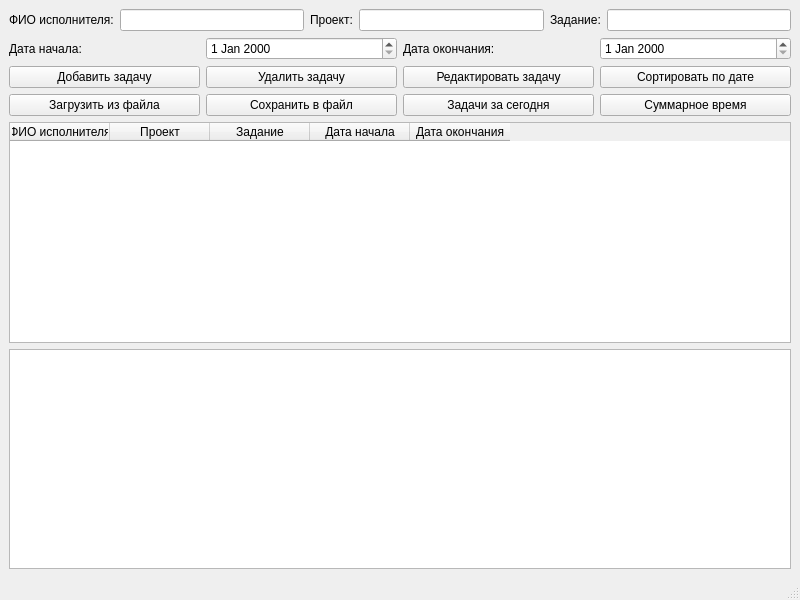
<?xml version="1.0" encoding="UTF-8"?>
<ui version="4.0">
 <class>MainWindow</class>
 <widget class="QMainWindow" name="MainWindow">
  <property name="geometry">
   <rect>
    <x>0</x>
    <y>0</y>
    <width>800</width>
    <height>600</height>
   </rect>
  </property>
  <property name="windowTitle">
   <string>Task Manager</string>
  </property>
  <widget class="QWidget" name="centralwidget">
   <layout class="QVBoxLayout" name="verticalLayout">
    <item>
     <layout class="QHBoxLayout" name="horizontalLayout">
      <item>
       <widget class="QLabel" name="label">
        <property name="text">
         <string>ФИО исполнителя:</string>
        </property>
       </widget>
      </item>
      <item>
       <widget class="QLineEdit" name="executorLineEdit"/>
      </item>
      <item>
       <widget class="QLabel" name="label_2">
        <property name="text">
         <string>Проект:</string>
        </property>
       </widget>
      </item>
      <item>
       <widget class="QLineEdit" name="projectLineEdit"/>
      </item>
      <item>
       <widget class="QLabel" name="label_3">
        <property name="text">
         <string>Задание:</string>
        </property>
       </widget>
      </item>
      <item>
       <widget class="QLineEdit" name="taskLineEdit"/>
      </item>
     </layout>
    </item>
    <item>
     <layout class="QHBoxLayout" name="horizontalLayout_2">
      <item>
       <widget class="QLabel" name="label_4">
        <property name="text">
         <string>Дата начала:</string>
        </property>
       </widget>
      </item>
      <item>
       <widget class="QDateEdit" name="startDateEdit"/>
      </item>
      <item>
       <widget class="QLabel" name="label_5">
        <property name="text">
         <string>Дата окончания:</string>
        </property>
       </widget>
      </item>
      <item>
       <widget class="QDateEdit" name="endDateEdit"/>
      </item>
     </layout>
    </item>
    <item>
     <layout class="QHBoxLayout" name="horizontalLayout_3">
      <item>
       <widget class="QPushButton" name="add_task_button">
        <property name="text">
         <string>Добавить задачу</string>
        </property>
       </widget>
      </item>
      <item>
       <widget class="QPushButton" name="remove_task_button">
        <property name="text">
         <string>Удалить задачу</string>
        </property>
       </widget>
      </item>
      <item>
       <widget class="QPushButton" name="edit_task_button">
        <property name="text">
         <string>Редактировать задачу</string>
        </property>
       </widget>
      </item>
      <item>
       <widget class="QPushButton" name="sort_tasks_button">
        <property name="text">
         <string>Сортировать по дате</string>
        </property>
       </widget>
      </item>
     </layout>
    </item>
    <item>
     <layout class="QHBoxLayout" name="horizontalLayout_4">
      <item>
       <widget class="QPushButton" name="load_tasks_button">
        <property name="text">
         <string>Загрузить из файла</string>
        </property>
       </widget>
      </item>
      <item>
       <widget class="QPushButton" name="save_tasks_button">
        <property name="text">
         <string>Сохранить в файл</string>
        </property>
       </widget>
      </item>
      <item>
       <widget class="QPushButton" name="getTasksByExecutorButton">
        <property name="text">
         <string>Задачи за сегодня</string>
        </property>
       </widget>
      </item>
      <item>
       <widget class="QPushButton" name="get_total_work_time_button">
        <property name="text">
         <string>Суммарное время</string>
        </property>
       </widget>
      </item>
     </layout>
    </item>
    <item>
     <widget class="QTableWidget" name="taskTableWidget">
      <property name="rowCount">
       <number>0</number>
      </property>
      <property name="columnCount">
       <number>5</number>
      </property>
      <attribute name="horizontalHeaderVisible">
       <bool>true</bool>
      </attribute>
      <attribute name="verticalHeaderVisible">
       <bool>true</bool>
      </attribute>
      <column>
       <property name="text">
        <string>ФИО исполнителя</string>
       </property>
      </column>
      <column>
       <property name="text">
        <string>Проект</string>
       </property>
      </column>
      <column>
       <property name="text">
        <string>Задание</string>
       </property>
      </column>
      <column>
       <property name="text">
        <string>Дата начала</string>
       </property>
      </column>
      <column>
       <property name="text">
        <string>Дата окончания</string>
       </property>
      </column>
     </widget>
    </item>
    <item>
     <widget class="QTextEdit" name="outputTextEdit">
      <property name="readOnly">
       <bool>true</bool>
      </property>
     </widget>
    </item>
   </layout>
  </widget>
  <widget class="QMenuBar" name="menubar">
   <property name="geometry">
    <rect>
     <x>0</x>
     <y>0</y>
     <width>800</width>
     <height>23</height>
    </rect>
   </property>
  </widget>
  <widget class="QStatusBar" name="statusbar"/>
 </widget>
 <resources/>
 <connections/>
</ui>
